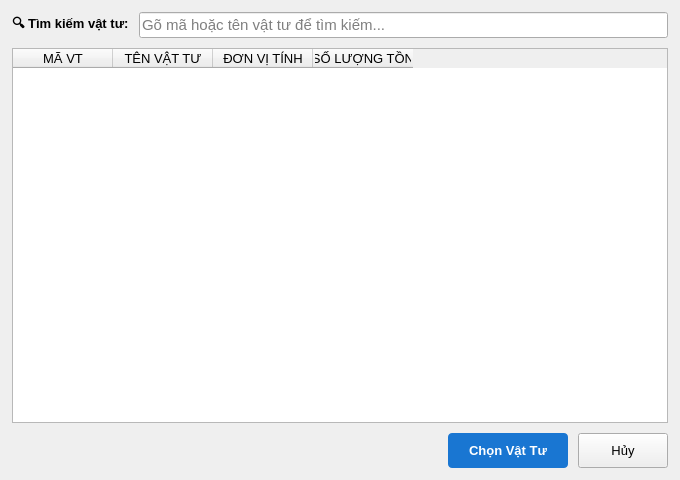
<?xml version="1.0" encoding="UTF-8"?>
<ui version="4.0">
 <class>ChonVatTuDialog</class>
 <widget class="QDialog" name="ChonVatTuDialog">
  <property name="geometry">
   <rect>
    <x>0</x>
    <y>0</y>
    <width>680</width>
    <height>480</height>
   </rect>
  </property>
  <property name="font">
   <font>
    <pointsize>10</pointsize>
   </font>
  </property>
  <property name="windowTitle">
   <string>Tìm &amp; Chọn Vật Tư</string>
  </property>
  <layout class="QVBoxLayout" name="verticalLayout">
   <property name="spacing">
    <number>10</number>
   </property>
   <property name="leftMargin">
    <number>12</number>
   </property>
   <property name="topMargin">
    <number>12</number>
   </property>
   <property name="rightMargin">
    <number>12</number>
   </property>
   <property name="bottomMargin">
    <number>12</number>
   </property>
   <item>
    <layout class="QHBoxLayout" name="searchLayout">
     <item>
      <widget class="QLabel" name="labelSearch">
       <property name="font">
        <font>
         <bold>true</bold>
        </font>
       </property>
       <property name="text">
        <string>🔍 Tìm kiếm vật tư:</string>
       </property>
      </widget>
     </item>
     <item>
      <widget class="QLineEdit" name="searchEdit">
       <property name="font">
        <font>
         <pointsize>11</pointsize>
        </font>
       </property>
       <property name="placeholderText">
        <string>Gõ mã hoặc tên vật tư để tìm kiếm...</string>
       </property>
       <property name="clearButtonEnabled">
        <bool>true</bool>
       </property>
      </widget>
     </item>
    </layout>
   </item>
   <item>
    <widget class="QTableWidget" name="tableVatTu">
     <property name="selectionMode">
      <enum>QAbstractItemView::SelectionMode::SingleSelection</enum>
     </property>
     <property name="selectionBehavior">
      <enum>QAbstractItemView::SelectionBehavior::SelectRows</enum>
     </property>
     <column>
      <property name="text">
       <string>MÃ VT</string>
      </property>
     </column>
     <column>
      <property name="text">
       <string>TÊN VẬT TƯ</string>
      </property>
     </column>
     <column>
      <property name="text">
       <string>ĐƠN VỊ TÍNH</string>
      </property>
     </column>
     <column>
      <property name="text">
       <string>SỐ LƯỢNG TỒN</string>
      </property>
     </column>
    </widget>
   </item>
   <item>
    <layout class="QHBoxLayout" name="buttonLayout">
     <item>
      <spacer name="horizontalSpacer">
       <property name="orientation">
        <enum>Qt::Orientation::Horizontal</enum>
       </property>
       <property name="sizeHint" stdset="0">
        <size>
         <width>40</width>
         <height>20</height>
        </size>
       </property>
      </spacer>
     </item>
     <item>
      <widget class="QPushButton" name="chonButton">
       <property name="minimumSize">
        <size>
         <width>120</width>
         <height>35</height>
        </size>
       </property>
       <property name="font">
        <font>
         <bold>true</bold>
        </font>
       </property>
       <property name="styleSheet">
        <string notr="true">background-color: #1976d2; color: white; border-radius: 4px;</string>
       </property>
       <property name="text">
        <string>Chọn Vật Tư</string>
       </property>
      </widget>
     </item>
     <item>
      <widget class="QPushButton" name="huyButton">
       <property name="minimumSize">
        <size>
         <width>90</width>
         <height>35</height>
        </size>
       </property>
       <property name="text">
        <string>Hủy</string>
       </property>
      </widget>
     </item>
    </layout>
   </item>
  </layout>
 </widget>
 <resources/>
 <connections/>
</ui>
